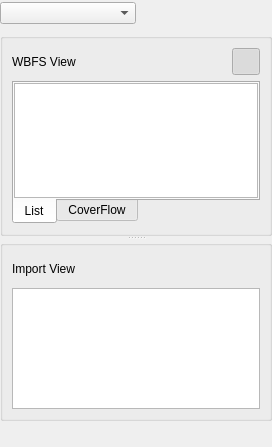
<?xml version="1.0" encoding="UTF-8"?>
<ui version="4.0">
 <class>PartitionWidget</class>
 <widget class="QWidget" name="PartitionWidget">
  <property name="geometry">
   <rect>
    <x>0</x>
    <y>0</y>
    <width>272</width>
    <height>447</height>
   </rect>
  </property>
  <layout class="QVBoxLayout" name="verticalLayout_3">
   <property name="margin">
    <number>0</number>
   </property>
   <item>
    <layout class="QHBoxLayout" name="horizontalLayout">
     <item>
      <widget class="PartitionComboBox" name="cbPartitions">
       <property name="toolTip">
        <string>Set the current partition</string>
       </property>
      </widget>
     </item>
     <item>
      <widget class="QToolButton" name="tbLoad">
       <property name="toolTip">
        <string>Load/Reload the discs from the current partition</string>
       </property>
       <property name="icon">
        <iconset resource="../resources/resources.qrc">
         <normaloff>:/icons/256/read-partition.png</normaloff>:/icons/256/read-partition.png</iconset>
       </property>
       <property name="iconSize">
        <size>
         <width>20</width>
         <height>20</height>
        </size>
       </property>
       <property name="autoRaise">
        <bool>true</bool>
       </property>
      </widget>
     </item>
     <item>
      <widget class="QToolButton" name="tbFormat">
       <property name="toolTip">
        <string>Format the partition</string>
       </property>
       <property name="icon">
        <iconset resource="../resources/resources.qrc">
         <normaloff>:/icons/256/format.png</normaloff>:/icons/256/format.png</iconset>
       </property>
       <property name="iconSize">
        <size>
         <width>20</width>
         <height>20</height>
        </size>
       </property>
       <property name="autoRaise">
        <bool>true</bool>
       </property>
      </widget>
     </item>
     <item>
      <widget class="QToolButton" name="tbOpen">
       <property name="toolTip">
        <string>Add a new view</string>
       </property>
       <property name="icon">
        <iconset resource="../resources/resources.qrc">
         <normaloff>:/icons/256/add.png</normaloff>:/icons/256/add.png</iconset>
       </property>
       <property name="iconSize">
        <size>
         <width>20</width>
         <height>20</height>
        </size>
       </property>
       <property name="autoRaise">
        <bool>true</bool>
       </property>
      </widget>
     </item>
     <item>
      <widget class="QToolButton" name="tbClose">
       <property name="toolTip">
        <string>Remove the view</string>
       </property>
       <property name="icon">
        <iconset resource="../resources/resources.qrc">
         <normaloff>:/icons/256/remove.png</normaloff>:/icons/256/remove.png</iconset>
       </property>
       <property name="iconSize">
        <size>
         <width>20</width>
         <height>20</height>
        </size>
       </property>
       <property name="autoRaise">
        <bool>true</bool>
       </property>
      </widget>
     </item>
    </layout>
   </item>
   <item>
    <widget class="QSplitter" name="sViews">
     <property name="orientation">
      <enum>Qt::Vertical</enum>
     </property>
     <property name="childrenCollapsible">
      <bool>false</bool>
     </property>
     <widget class="QGroupBox" name="fWBFS">
      <layout class="QVBoxLayout" name="verticalLayout_2">
       <item>
        <layout class="QHBoxLayout" name="horizontalLayout_3">
         <item>
          <widget class="QLabel" name="label">
           <property name="text">
            <string>WBFS View</string>
           </property>
          </widget>
         </item>
         <item>
          <spacer name="horizontalSpacer_2">
           <property name="orientation">
            <enum>Qt::Horizontal</enum>
           </property>
           <property name="sizeHint" stdset="0">
            <size>
             <width>40</width>
             <height>20</height>
            </size>
           </property>
          </spacer>
         </item>
         <item>
          <widget class="QToolButton" name="tbRemoveDiscs">
           <property name="toolTip">
            <string>Delete the selected game from the USB/WBFS library</string>
           </property>
           <property name="icon">
            <iconset resource="../resources/resources.qrc">
             <normaloff>:/icons/256/remove.png</normaloff>:/icons/256/remove.png</iconset>
           </property>
           <property name="iconSize">
            <size>
             <width>20</width>
             <height>20</height>
            </size>
           </property>
           <property name="autoRaise">
            <bool>true</bool>
           </property>
          </widget>
         </item>
         <item>
          <widget class="QToolButton" name="tbRenameDisc">
           <property name="toolTip">
            <string>Rename the selected disc</string>
           </property>
           <property name="icon">
            <iconset resource="../resources/resources.qrc">
             <normaloff>:/icons/256/rename.png</normaloff>:/icons/256/rename.png</iconset>
           </property>
           <property name="iconSize">
            <size>
             <width>20</width>
             <height>20</height>
            </size>
           </property>
           <property name="autoRaise">
            <bool>true</bool>
           </property>
          </widget>
         </item>
         <item>
          <widget class="QToolButton" name="tbShowHideImportView">
           <property name="toolTip">
            <string>Show/Hide Import View</string>
           </property>
           <property name="icon">
            <iconset resource="../resources/resources.qrc">
             <normaloff>:/icons/256/detailed.png</normaloff>:/icons/256/detailed.png</iconset>
           </property>
           <property name="iconSize">
            <size>
             <width>20</width>
             <height>20</height>
            </size>
           </property>
           <property name="checkable">
            <bool>true</bool>
           </property>
           <property name="checked">
            <bool>true</bool>
           </property>
           <property name="autoRaise">
            <bool>true</bool>
           </property>
          </widget>
         </item>
        </layout>
       </item>
       <item>
        <widget class="QTabWidget" name="tabWidget">
         <property name="tabPosition">
          <enum>QTabWidget::South</enum>
         </property>
         <property name="currentIndex">
          <number>0</number>
         </property>
         <widget class="QWidget" name="wList">
          <attribute name="title">
           <string>List</string>
          </attribute>
          <layout class="QVBoxLayout" name="verticalLayout_4">
           <property name="spacing">
            <number>0</number>
           </property>
           <property name="margin">
            <number>0</number>
           </property>
           <item>
            <widget class="ListView" name="lvDiscs">
             <property name="editTriggers">
              <set>QAbstractItemView::NoEditTriggers</set>
             </property>
             <property name="showDropIndicator" stdset="0">
              <bool>false</bool>
             </property>
             <property name="dragEnabled">
              <bool>true</bool>
             </property>
             <property name="selectionMode">
              <enum>QAbstractItemView::ExtendedSelection</enum>
             </property>
             <property name="verticalScrollMode">
              <enum>QAbstractItemView::ScrollPerPixel</enum>
             </property>
             <property name="horizontalScrollMode">
              <enum>QAbstractItemView::ScrollPerPixel</enum>
             </property>
             <property name="uniformItemSizes">
              <bool>true</bool>
             </property>
            </widget>
           </item>
          </layout>
         </widget>
         <widget class="QWidget" name="wCoverFlow">
          <attribute name="title">
           <string>CoverFlow</string>
          </attribute>
          <layout class="QVBoxLayout" name="verticalLayout_6">
           <property name="spacing">
            <number>0</number>
           </property>
           <property name="margin">
            <number>0</number>
           </property>
           <item>
            <widget class="QFrame" name="frame">
             <property name="frameShape">
              <enum>QFrame::StyledPanel</enum>
             </property>
             <property name="frameShadow">
              <enum>QFrame::Raised</enum>
             </property>
             <layout class="QVBoxLayout" name="verticalLayout_5">
              <property name="spacing">
               <number>0</number>
              </property>
              <property name="margin">
               <number>0</number>
              </property>
              <item>
               <widget class="CoverFlowView" name="cfvDiscs" native="true"/>
              </item>
             </layout>
            </widget>
           </item>
          </layout>
         </widget>
        </widget>
       </item>
      </layout>
     </widget>
     <widget class="QGroupBox" name="fImport">
      <layout class="QVBoxLayout" name="verticalLayout">
       <item>
        <layout class="QHBoxLayout" name="horizontalLayout_2">
         <item>
          <widget class="QLabel" name="label_2">
           <property name="text">
            <string>Import View</string>
           </property>
          </widget>
         </item>
         <item>
          <spacer name="horizontalSpacer">
           <property name="orientation">
            <enum>Qt::Horizontal</enum>
           </property>
           <property name="sizeHint" stdset="0">
            <size>
             <width>40</width>
             <height>20</height>
            </size>
           </property>
          </spacer>
         </item>
         <item>
          <widget class="QToolButton" name="tbClearImport">
           <property name="toolTip">
            <string>Clear the discs</string>
           </property>
           <property name="icon">
            <iconset resource="../resources/resources.qrc">
             <normaloff>:/icons/256/clear.png</normaloff>:/icons/256/clear.png</iconset>
           </property>
           <property name="iconSize">
            <size>
             <width>20</width>
             <height>20</height>
            </size>
           </property>
           <property name="autoRaise">
            <bool>true</bool>
           </property>
          </widget>
         </item>
         <item>
          <widget class="QToolButton" name="tbRemoveImport">
           <property name="toolTip">
            <string>Remove the selected games from the import queue (does not delete from USB)</string>
           </property>
           <property name="icon">
            <iconset resource="../resources/resources.qrc">
             <normaloff>:/icons/256/remove.png</normaloff>:/icons/256/remove.png</iconset>
           </property>
           <property name="iconSize">
            <size>
             <width>20</width>
             <height>20</height>
            </size>
           </property>
           <property name="autoRaise">
            <bool>true</bool>
           </property>
          </widget>
         </item>
         <item>
          <widget class="QToolButton" name="tbImport">
           <property name="toolTip">
            <string>Import the discs to the WBFS partition</string>
           </property>
           <property name="icon">
            <iconset resource="../resources/resources.qrc">
             <normaloff>:/icons/256/import.png</normaloff>:/icons/256/import.png</iconset>
           </property>
           <property name="iconSize">
            <size>
             <width>20</width>
             <height>20</height>
            </size>
           </property>
           <property name="autoRaise">
            <bool>true</bool>
           </property>
          </widget>
         </item>
        </layout>
       </item>
       <item>
        <widget class="ListView" name="lvImport">
         <property name="editTriggers">
          <set>QAbstractItemView::NoEditTriggers</set>
         </property>
         <property name="showDropIndicator" stdset="0">
          <bool>false</bool>
         </property>
         <property name="selectionMode">
          <enum>QAbstractItemView::ExtendedSelection</enum>
         </property>
         <property name="verticalScrollMode">
          <enum>QAbstractItemView::ScrollPerPixel</enum>
         </property>
         <property name="horizontalScrollMode">
          <enum>QAbstractItemView::ScrollPerPixel</enum>
         </property>
         <property name="uniformItemSizes">
          <bool>true</bool>
         </property>
        </widget>
       </item>
      </layout>
     </widget>
    </widget>
   </item>
   <item>
    <widget class="Gauge" name="gStatus" native="true"/>
   </item>
   <item>
    <widget class="QLabel" name="lInformations">
     <property name="alignment">
      <set>Qt::AlignRight|Qt::AlignTrailing|Qt::AlignVCenter</set>
     </property>
    </widget>
   </item>
  </layout>
 </widget>
 <customwidgets>
  <customwidget>
   <class>ListView</class>
   <extends>QListView</extends>
   <header>ListView.h</header>
  </customwidget>
  <customwidget>
   <class>Gauge</class>
   <extends>QWidget</extends>
   <header>Gauge.h</header>
   <container>1</container>
  </customwidget>
  <customwidget>
   <class>CoverFlowView</class>
   <extends>QWidget</extends>
   <header>CoverFlowView.h</header>
   <container>1</container>
  </customwidget>
  <customwidget>
   <class>PartitionComboBox</class>
   <extends>QComboBox</extends>
   <header>PartitionComboBox.h</header>
  </customwidget>
 </customwidgets>
 <resources>
  <include location="../resources/resources.qrc"/>
 </resources>
 <connections>
  <connection>
   <sender>tbShowHideImportView</sender>
   <signal>toggled(bool)</signal>
   <receiver>fImport</receiver>
   <slot>setVisible(bool)</slot>
   <hints>
    <hint type="sourcelabel">
     <x>258</x>
     <y>68</y>
    </hint>
    <hint type="destinationlabel">
     <x>73</x>
     <y>241</y>
    </hint>
   </hints>
  </connection>
 </connections>
</ui>
